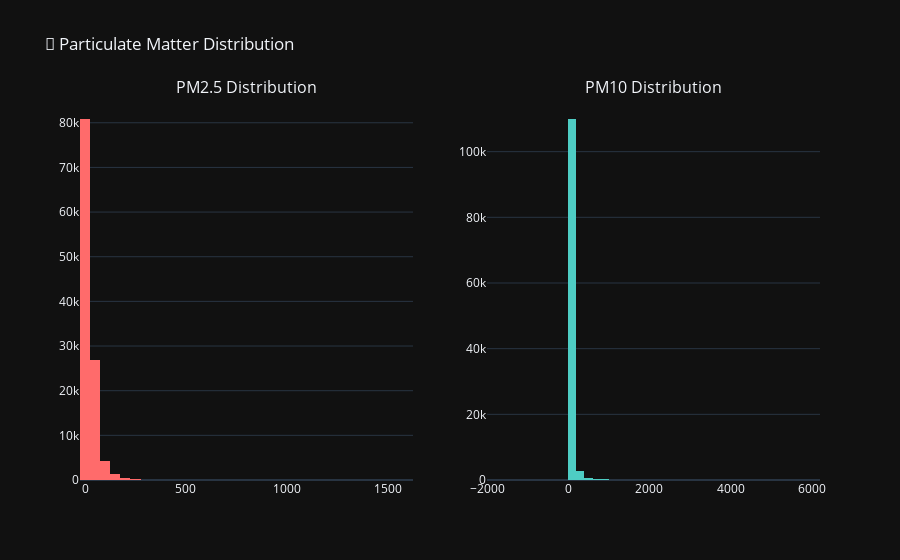

Here is the notebook cell this chart was saved with:
### Markdown cell above
### PM2.5 and PM10 Levels

### Code cell
# PM2.5 and PM10 distribution
fig = make_subplots(rows=1, cols=2, subplot_titles=['PM2.5 Distribution', 'PM10 Distribution'])

fig.add_trace(go.Histogram(x=df['air_quality_PM2.5'].dropna(), nbinsx=50, name='PM2.5', marker_color='#FF6B6B'), row=1, col=1)
fig.add_trace(go.Histogram(x=df['air_quality_PM10'].dropna(), nbinsx=50, name='PM10', marker_color='#4ECDC4'), row=1, col=2)

fig.update_layout(title='💨 Particulate Matter Distribution', template='plotly_dark', showlegend=False)
fig.show()

print(f"\n📊 PM2.5 Statistics:")
print(f"   Mean: {df['air_quality_PM2.5'].mean():.1f} µg/m³")
print(f"   Median: {df['air_quality_PM2.5'].median():.1f} µg/m³")
print(f"   Max: {df['air_quality_PM2.5'].max():.1f} µg/m³")

### Figure 1 — Plotly figure (JSON) as saved in the notebook; plotly's stock layout.template omitted (floating-point values rounded to 4 significant figures; data arrays with more than 128 entries replaced by an {"elided": "..."} marker saying what was removed)
{"data": [{"marker": {"color": "#FF6B6B"}, "name": "PM2.5", "nbinsx": 50, "type": "histogram", "x": {"elided": "114203 float values"}, "xaxis": "x", "yaxis": "y"}, {"marker": {"color": "#4ECDC4"}, "name": "PM10", "nbinsx": 50, "type": "histogram", "x": {"elided": "114203 float values"}, "xaxis": "x2", "yaxis": "y2"}], "layout": {"annotations": [{"font": {"size": 16}, "showarrow": false, "text": "PM2.5 Distribution", "x": 0.225, "xanchor": "center", "xref": "paper", "y": 1, "yanchor": "bottom", "yref": "paper"}, {"font": {"size": 16}, "showarrow": false, "text": "PM10 Distribution", "x": 0.775, "xanchor": "center", "xref": "paper", "y": 1, "yanchor": "bottom", "yref": "paper"}], "showlegend": false, "title": {"text": "💨 Particulate Matter Distribution"}, "xaxis": {"anchor": "y", "domain": [0, 0.45]}, "xaxis2": {"anchor": "y2", "domain": [0.55, 1]}, "yaxis": {"anchor": "x", "domain": [0, 1]}, "yaxis2": {"anchor": "x2", "domain": [0, 1]}}}
